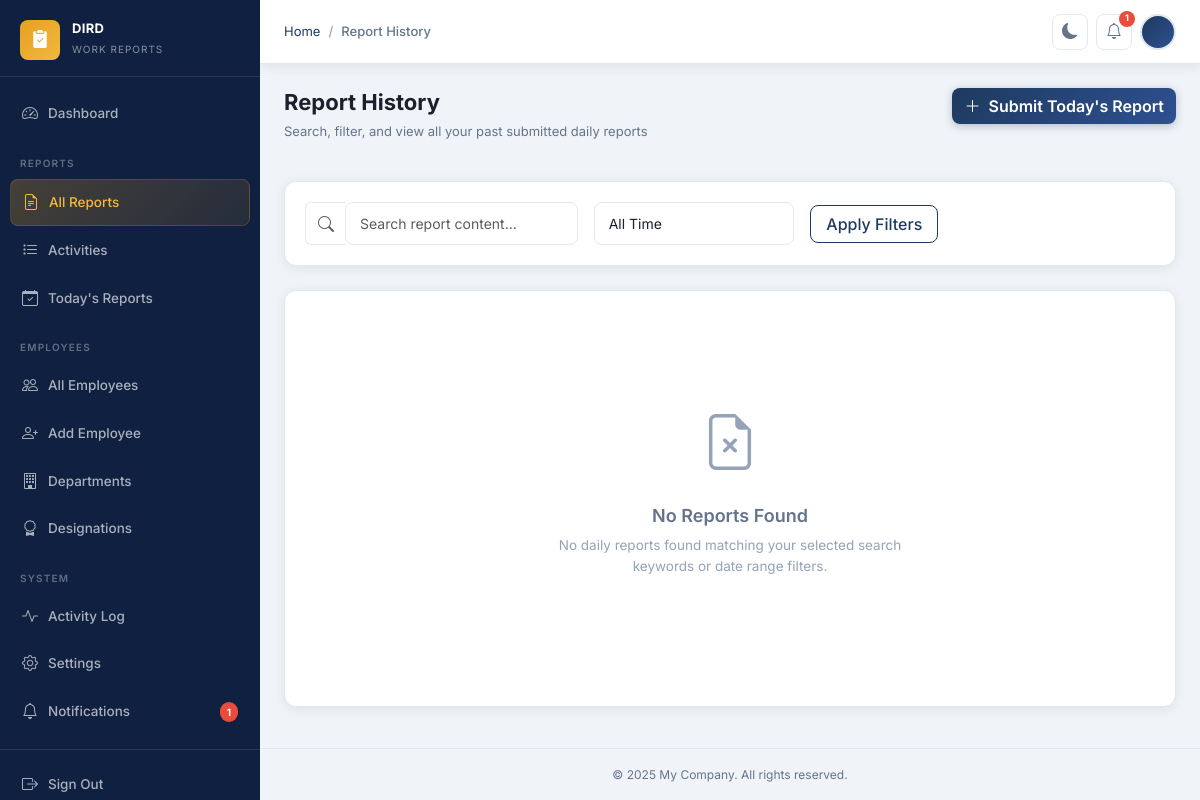
/reports/history/ (signed in), run on an earlier commit of the app's database.
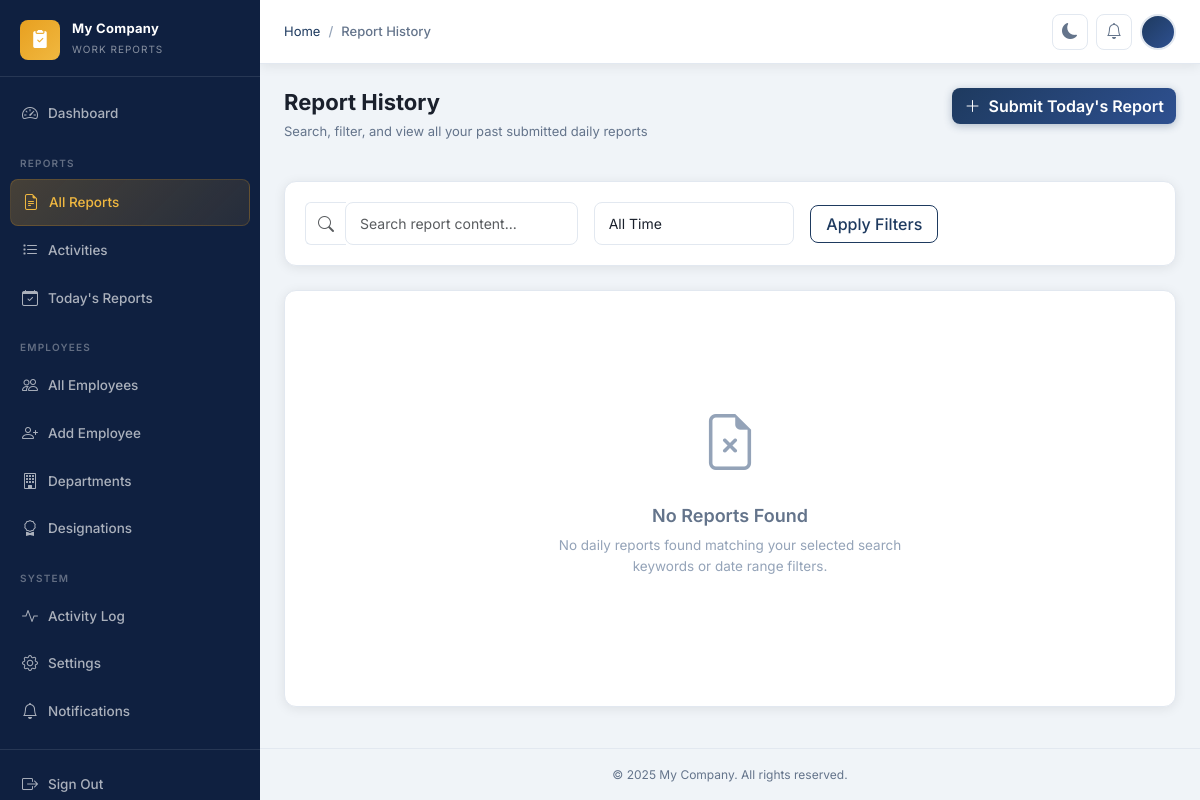
And on a later commit of the database.
### apps/core/models.py (models this page shows, shortened)
class CompanySettings(models.Model):
    company_name = models.CharField(max_length=200, default='My Company')
    company_logo = models.ImageField(upload_to='company/', null=True, blank=True)
    timezone = models.CharField(max_length=100, default='Asia/Kolkata')
    date_format = models.CharField(
        max_length=30,
        default='%d %B %Y',
        help_text='Python strftime format string',
    )
    submission_deadline = models.TimeField(
        default='23:59',
        help_text='Daily report submission deadline (HH:MM)',
    )
    footer_text = models.CharField(
        max_length=300,
        default='© 2025 My Company. All rights reserved.',
    )
    theme = models.CharField(
        max_length=10,
        choices=[('light', 'Light'), ('dark', 'Dark')],
        default='light',
    )
    updated_at = models.DateTimeField(auto_now=True)
    class Meta:
        verbose_name = 'Company Settings'
        verbose_name_plural = 'Company Settings'
    @classmethod
    def get_settings(cls) -> 'CompanySettings':
        obj, _ = cls.objects.get_or_create(pk=1)
        return obj

### apps/reports/views.py (the view, shortened to what this page needs)
# urls.py: path('history/', views.ReportHistoryView.as_view(), name='report_history'),
class ReportHistoryView(EmployeeRequiredMixin, ListView):
    model = DailyReport
    template_name = 'reports/report_history.html'
    context_object_name = 'reports'
    paginate_by = 15
    def get_queryset(self):
        try:
            profile = self.request.user.employee_profile
        except EmployeeProfile.DoesNotExist:
            return DailyReport.objects.none()
    def get_context_data(self, **kwargs):
        ctx = super().get_context_data(**kwargs)
        ctx['filter_form'] = ReportFilterForm(self.request.GET or None)
        try:
            profile = self.request.user.employee_profile
            ctx['total_reports'] = DailyReport.objects.filter(employee=profile).count()
            ctx['this_month'] = DailyReport.objects.filter(
                employee=profile, date__year=date.today().year, date__month=date.today().month
            ).count()
        except EmployeeProfile.DoesNotExist:
            pass
        return ctx

### apps/core/context_processors.py (called while the page is built)
def company_settings(request) -> dict:
    settings_obj = CompanySettings.get_settings()
    return {'company_settings': settings_obj}

### apps/core/mixins.py (called while the page is built)
    def dispatch(self, request, *args, **kwargs):
        if not request.user.is_authenticated:
            return self.handle_no_permission()
        return super().dispatch(request, *args, **kwargs)

### apps/notifications/context_processors.py (called while the page is built)
def notifications_count(request) -> dict:
    if request.user.is_authenticated:
        count = request.user.notifications.filter(is_read=False).count()
    else:
        count = 0
    return {'unread_notifications_count': count}

### templates/reports/report_history.html (shortened to what this page needs)
{% extends 'base.html' %}
{% block breadcrumb %}
  <li class="breadcrumb-item"><a href="{% url 'dashboard:index' %}">Home</a></li>
  <li class="breadcrumb-item active" aria-current="page">Report History</li>
{% endblock %}
{% block content %}
<div class="page-header">
  <div>
    <h1 class="page-title">Report History</h1>
    <p class="page-subtitle">Search, filter, and view all your past submitted daily reports</p>
  </div>
  <div>
    <a href="{% url 'reports:report_submit' %}" class="btn btn-primary">
      <i class="bi bi-plus-lg me-1"></i> Submit Today's Report
    </a>
  </div>
</div>
<div class="card border-0 rounded-custom shadow-sm mb-4 bg-surface">
  <div class="card-body py-3">
    <form method="get" class="row g-3 align-items-center">
      <div class="col-md-4">
        <div class="input-group">
          <span class="input-group-text bg-transparent border-end-0 border-custom text-muted"><i class="bi bi-search"></i></span>
          <input type="text" name="keyword" value="{{ request.GET.keyword }}" class="form-control border-start-0" placeholder="Search report content...">
        </div>
      </div>
      <div class="col-md-3">
        <select name="date_range" id="id_filter_range" class="form-select">
          <option value="">All Time</option>
        </select>
      </div>
      <div class="col-md-2">
        <button type="submit" class="btn btn-outline-primary w-100">Apply Filters</button>
      </div>
    </form>
  </div>
</div>
<div class="row g-4">
  {% if reports %}
    {% for r in reports %}
      <div class="col-md-6 col-lg-4">
        <div class="report-card h-100 d-flex flex-direction-column justify-content-between">
          <div>
            <div class="d-flex justify-content-between align-items-center mb-2">
              <span class="report-date">{{ r.date|date:"l, d F Y" }}</span>
              {% if r.is_edited %}
                <span class="badge rounded-pill bg-warning-subtle text-warning small">Edited</span>
              {% endif %}
            </div>
            <p class="report-preview mb-3">{{ r.report_text|truncatechars:200 }}</p>
          </div>
          <div class="d-flex justify-content-between align-items-center border-top pt-2 border-custom mt-auto">
            <span class="text-muted small">{{ r.word_count }} words</span>
            <a href="{% url 'reports:report_detail' r.pk %}" class="btn btn-link btn-sm text-decoration-none px-0 text-primary-custom">
              Read Full Report <i class="bi bi-arrow-right"></i>
            </a>
          </div>
        </div>
      </div>
    {% endfor %}
    {% if is_paginated %}
      <div class="col-12 mt-4 d-flex justify-content-center">
        {% include 'partials/pagination.html' %}
      </div>
    {% endif %}
  {% else %}
    <div class="col-12">
      <div class="card border-0 rounded-custom shadow-sm bg-surface p-5">
        <div class="empty-state">
          <i class="bi bi-file-earmark-x empty-state-icon"></i>
          <h3 class="empty-state-title">No Reports Found</h3>
          <p class="empty-state-text">No daily reports found matching your selected search keywords or date range filters.</p>
        </div>
      </div>
    </div>
  {% endif %}
</div>
{% endblock %}

### templates/base.html (shortened to what the changed rows need)
{% load static %}
<!DOCTYPE html>
<html lang="en" data-theme="light">
<head>
  <link rel="stylesheet" href="https://cdn.jsdelivr.net/npm/bootstrap@5.3.3/dist/css/bootstrap.min.css" />
  <link rel="stylesheet" href="https://cdn.jsdelivr.net/npm/bootstrap-icons@1.11.3/font/bootstrap-icons.min.css" />
  <link rel="stylesheet" href="{% static 'css/style.css' %}?v=2" />
</head>
<body>
<div class="layout">
  <aside class="sidebar" id="sidebar">
    <a class="sidebar-brand" href="{% url 'dashboard:index' %}">
      <div class="sidebar-brand-text">
        <span class="sidebar-brand-name">{{ company_settings.company_name }}</span>
        <span class="sidebar-brand-sub">Work Reports</span>
      </div>
    </a>
    <nav class="sidebar-nav">
      <div class="nav-item">
        <a href="{% url 'notifications:notification_list' %}" class="nav-link {% if 'notifications' in request.path %}active{% endif %}">
          <i class="bi bi-bell"></i> Notifications
          {% if unread_notifications_count > 0 %}
          <span class="nav-badge">{{ unread_notifications_count }}</span>
          {% endif %}
        </a>
      </div>
    </nav>
  </aside>
  <div class="main-content">
    <header class="topbar">
      <div class="breadcrumb-wrapper">
      </div>
      <div class="topbar-actions">
        <a href="{% url 'notifications:notification_list' %}" class="topbar-btn" title="Notifications">
          <i class="bi bi-bell"></i>
          {% if unread_notifications_count > 0 %}
          <span class="notif-badge" id="notif-badge">{{ unread_notifications_count }}</span>
          {% endif %}
        </a>
      </div>
    </header>
    <div class="toast-container position-fixed top-0 end-0 p-3" style="z-index:9998;">
    </div>
    <main class="page-content">
      {% block content %}{% endblock %}
    </main>
    <footer class="py-3 px-4 text-center" style="border-top:1px solid var(--border);font-size:12px;color:var(--text-muted);">
      {{ company_settings.footer_text }}
    </footer>
  </div>
</div>
</body>
</html>

What changed in the data, as far as the page shows it:
changed CompanySettings: company_name "DIRD" → "My Company"
Also different on the page:
{{ unread_notifications_count }}: "1" → (not shown)
